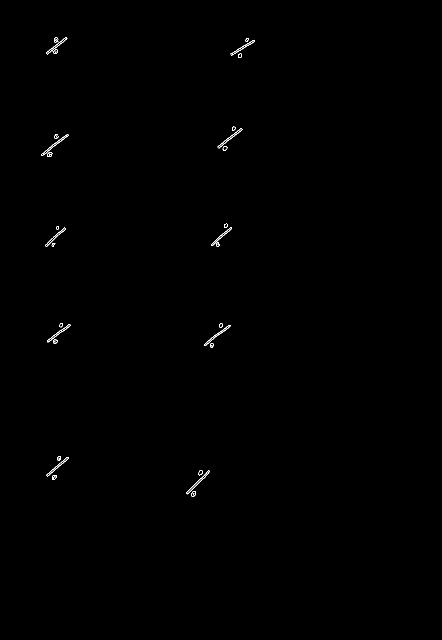
#> input picture OCR/HandwrittenOCR/tests/results/%_edged.png, 883 x 1280 px, given in place of c2.jpeg, which was not available (shown at 1/2 size)
$ jupyter execute --allow-errors BE_Segmentation_ocr.ipynb   (shell and % lines are left out)   (text cells are left out)
#> lines starting #> are read from the running program, lines starting #| are printed output that depends on the picture; after the words box and inside, x2 and y2 are one past the last pixel; in counts of white or black regions, pixels touching at a corner belong together; pictures that were not available may be replaced by others from this repository, and a replacement may not be noted
[cell 1]
import re

[cell 2]
from functools import cmp_to_key

[cell 3]
import os
from os.path import exists, join, basename, splitext

git_repo_url = 'https://github.com/Rajlaxmi2002/CRAFT.git'
project_name = splitext(basename(git_repo_url))[0]
if not exists(project_name):
  # clone and install
  !git clone -q {git_repo_url}
  #!cd {project_name} && pip install -q -r requirements.txt

import sys
sys.path.append(project_name)
import time
import matplotlib
import matplotlib.pylab as plt
plt.rcParams["axes.grid"] = False

[cell 4]
pretrained_model = 'CRAFT/craft_mlt_25k.pth'

[cell 5]
download_dir = "/content/images"

[cell 6]
from google.colab.patches import cv2_imshow
import cv2
import numpy as np

[cell 7]
from transformers import TrOCRProcessor, VisionEncoderDecoderModel
import requests
from PIL import Image

#> (the rest of this cell did not finish here and is left out)

[cell 8]
# [10 lines left out: function compare, not called in this run]

[cell 9]
# [10 lines left out: function compare2, not called in this run]

[cell 10]
def segmentation(image):

  original = image.copy()
  gray = cv2.cvtColor(np.asarray(image), cv2.COLOR_BGR2GRAY)
  thresh = cv2.threshold(gray, 0, 255, cv2.THRESH_BINARY_INV + cv2.THRESH_OTSU)[1]

  horizontal_kernel = cv2.getStructuringElement(cv2.MORPH_RECT, (50,1))
  detected_lines = cv2.morphologyEx(thresh, cv2.MORPH_OPEN, horizontal_kernel, iterations=2)
  cnts = cv2.findContours(detected_lines, cv2.RETR_EXTERNAL, cv2.CHAIN_APPROX_SIMPLE)
  cnts = cnts[0] if len(cnts) == 2 else cnts[1]
  x=np.asarray(image)
  cnts2=cnts


  vertical_kernel = cv2.getStructuringElement(cv2.MORPH_RECT, (1,50))
  detected_lines = cv2.morphologyEx(thresh, cv2.MORPH_OPEN, vertical_kernel, iterations=2)
  cnts = cv2.findContours(detected_lines, cv2.RETR_EXTERNAL, cv2.CHAIN_APPROX_SIMPLE)
  cnts = cnts[0] if len(cnts) == 2 else cnts[1]
  x=np.asarray(image)

  for c in cnts:
      cv2.drawContours(x, [c], -1, (255,255,255), 2)
  for c in cnts2:
      cv2.drawContours(x, [c], -1, (255,255,255), 2)
  new_img=x
  gray = cv2.cvtColor(x, cv2.COLOR_BGR2GRAY)
  thresh = cv2.threshold(gray, 0, 255, cv2.THRESH_BINARY_INV + cv2.THRESH_OTSU)[1]
  # Dilate with horizontal kernel
  kernel = cv2.getStructuringElement(cv2.MORPH_RECT, (20,10))
  dilate = cv2.dilate(thresh, kernel, iterations=3)


  # Find contours and remove non-diagram contours
  cnts = cv2.findContours(dilate, cv2.RETR_EXTERNAL, cv2.CHAIN_APPROX_SIMPLE)
  cnts = cnts[0] if len(cnts) == 2 else cnts[1]
  i=len(cnts)
  images=[]
  nimages=[]
  tem=[]
  for c in cnts:
    x,y,w,h = cv2.boundingRect(c)
    tem.append([x,y,w,h])
  cnts=tem
  cnts=sorted(cnts,key=cmp_to_key(compare2))
  for c in cnts:
      x,y,w,h = c
      area = w*h
      temp = np.asarray(original)[y:y+h, x:x+w]
      if  area > 20000:
          # cv2.drawContours(dilate, [c], -1, (0,0,0), -1)
          temp = np.asarray(original)[y:y+h, x:x+w]
          images.append(temp)
          temp = new_img[y:y+h, x:x+w]
          nimages.append(temp)
  image=original
  return images,nimages

[cell 11]
# [8 lines left out: function ocr, not called in this run]

[cell 12]
# [29 lines left out: function getlines2, not called in this run]

[cell 13]
def images_to_segments(images1):
  download_dir = "/content/images"
  !mkdir -p {download_dir} && rm -rf {download_dir}/*
  page_number=0
  n=len(images1)

  data={}
  images=[]
  for i in range(0,n):
    page=images1[i]
    # print(page_number)
    im,x=segmentation(page)
    seg=1
    for x in im:
      im_path="p"+str(page_number)+"s"+str(seg)
      images.append([page_number,seg,im_path])
      cv2.imwrite("/content/images/"+im_path+".jpg",x)
      seg=seg+1
    data[page_number]={"diagrams":[],"text":[]}
    page_number=page_number+1


  return data,images

[cell 14]
# [99 lines left out: function segment_to_dict, not called in this run]

[cell 15]
im2=cv2.imread("/content/c2.jpeg")
#> im2 is the input picture: shape (1280, 883, 3); 0.2% white in thin lines or dots, all inside (x1, y1, x2, y2) = (82, 75, 510, 994)
im3=cv2.imread("/content/c3.jpeg")
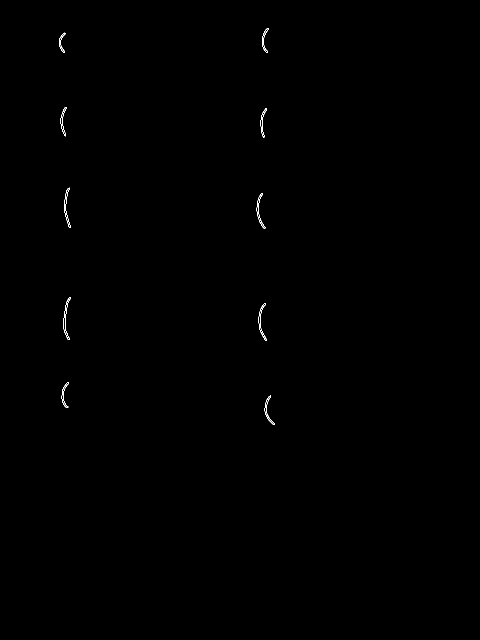
#> input picture OCR/HandwrittenOCR/tests/results/(_edged.png, 960 x 1280 px, given in place of c3.jpeg, which was not available (shown at 1/2 size)
#> im3 is the input picture: shape (1280, 960, 3); 0.12% white in thin lines or dots, all inside (x1, y1, x2, y2) = (118, 56, 549, 850)
im4=cv2.imread("/content/d4.jpeg")
im5=cv2.imread("/content/d5.jpeg")
images1=[im2,im3,im4,im5]
#> (the rest of this cell did not finish here and is left out)

#> in images_to_segments, `n=len(images1)`: n = 4
#> the loop in images_to_segments, `for i in range(0,n):` made 4 passes
#> cnts2 in segmentation on passes 1 to 3: [[[0, 0], [0, 1279], [882, 1279], [882, 0]]], [[[0, 0], [0, 1279], [959, 1279], [959, 0]]], [[[0, 0], [0, 1279], [959, 1279], [959, 0]]]
#> pass 1, in segmentation, `thresh = cv2.threshold(gray, 0, 255, cv2.THRESH_BINARY_INV + cv2.THRES..`:
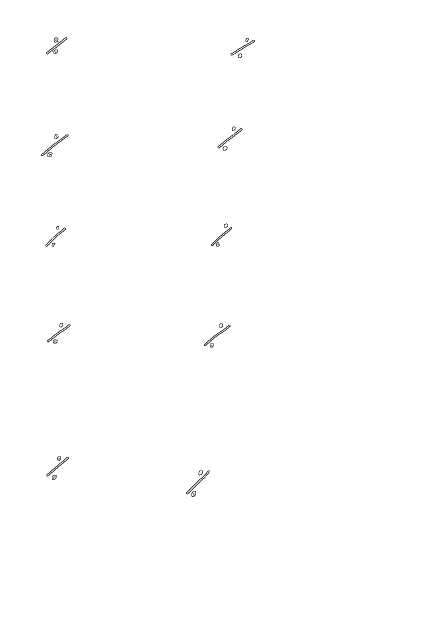
#> thresh: shape (1280, 883) (shown at 1/2 size); 99.8% white; black in thin lines or dots, all inside (x1, y1, x2, y2) = (82, 75, 510, 994)
#> pass 1, in segmentation, `detected_lines = cv2.morphologyEx(thresh, cv2.MORPH_OPEN, horizontal_k..`:
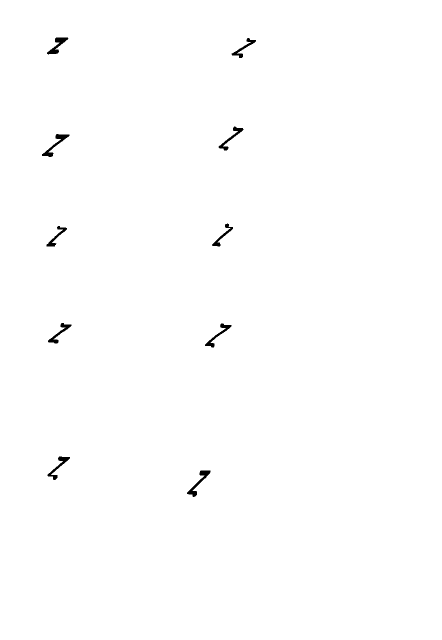
#> detected_lines: shape (1280, 883) (shown at 1/2 size); 99.6% white; 10 black regions, largest, box (x1, y1, x2, y2) and area: (84, 268, 139, 314) 582, (374, 941, 421, 994) 575, (94, 75, 137, 109) 522
#> pass 1, in segmentation, `detected_lines = cv2.morphologyEx(thresh, cv2.MORPH_OPEN, vertical_ker..`:
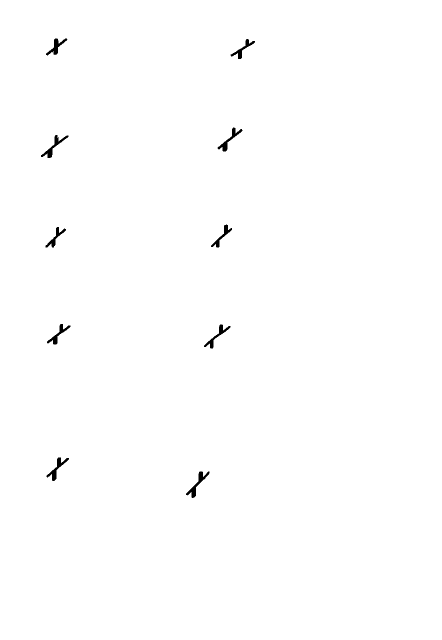
#> detected_lines: shape (1280, 883) (shown at 1/2 size); 99.6% white; 10 black regions, largest, box (x1, y1, x2, y2) and area: (372, 943, 419, 996) 582, (82, 270, 137, 316) 547, (93, 915, 138, 962) 528
#> after the loop in images_to_segments, `for i in range(0,n):`: data = 3 items; images = [[0, 1, 'p0s1'], [1, 1, 'p1s1'], [2, 1, 'p2s1']]; page_number = 3
data,answers=segment_to_dict(data,images)

#> (a cell that did not finish here is left out)

[cell 17]
import langchain
from langchain.llms import CTransformers

#> (a cell that did not finish here is left out)

[cell 19]
from langchain import PromptTemplate, LLMChain

#> (a cell that did not finish here is left out)

[cell 21]
model_answers = [
    "Binary search is an efficient algorithm for finding a target value within a sorted array. It works by repeatedly dividing the search interval in half. If the value of the target element is less than the middle element of the interval, the algorithm narrows the interval to the lower half. If the target value is greater, it narrows it to the upper half. This process continues until the target value is found or the interval is empty. Binary search offers several advantages over other search algorithms, particularly when searching through large sorted datasets: Efficiency: Binary search has a time complexity of O(log n), which means it can quickly find the target element in large datasets. This efficiency is crucial for applications that require fast searching, such as databases and sorting algorithms. Simplicity: The binary search algorithm is relatively simple to implement and understand. It follows a clear and logical process of dividing the search interval in half until the target element is found or the interval is empty. Requires Sorted Data: While requiring the data to be sorted may seem like a limitation, it is also an advantage in certain contexts. If the data is already sorted, binary search can be used directly without the need for additional preprocessing steps. Reduced Number of Comparisons: Binary search reduces the number of comparisons needed to find the target element compared to linear search algorithms. In a dataset with n elements, binary search typically requires log2(n) comparisons, which is much smaller than n in most practical cases. Applicability to Various Data Structures: Although commonly used with arrays, binary search can be adapted to work with other data structures such as trees and graphs, providing a versatile search algorithm for different types of data. Binary search, despite its efficiency and simplicity, has several limitations and disadvantages: Requires Sorted Data: As mentioned earlier, binary search requires the input data to be sorted. If the data is not sorted, binary search cannot be applied directly, and sorting the data adds an additional overhead. Not Suitable for Dynamic Data: Binary search is not suitable for dynamic data structures where elements are frequently inserted or deleted. Maintaining a sorted order in such structures can be challenging and may negate the benefits of binary search. Memory Overhead: While the algorithm itself does not require much additional memory, the need to maintain a sorted array or data structure can lead to increased memory usage, especially for large datasets. Complexity of Implementation for Some Data Structures: While binary search is straightforward to implement for arrays, it can be more complex for other data structures such as trees or graphs. In these cases, additional logic is required to adapt the algorithm to work with the specific data structure. Potential for Bugs: Incorrectly implementing the binary search algorithm can lead to bugs, especially in edge cases or when dealing with boundary conditions. Careful attention is needed to ensure the algorithm behaves correctly in all scenarios. Limited Applicability: Binary search is most effective for searching in sorted arrays or structures where random access is possible. It may not be suitable for all types of data or structures, limiting its applicability in certain scenarios.",
    ".Dynamic programming (DP) is a method for solving complex problems by breaking them down into simpler subproblems. It involves solving each subproblem only once and storing its solution in a table (usually an array or matrix). This approach avoids redundant calculations and leads to more efficient solutions. The key principle of dynamic programming is to solve each subproblem only once and store its solution for future reference. This is known as the principle of optimality, which states that an optimal solution to a problem contains optimal solutions to its subproblems.",
    "There are two main approaches to dynamic programming: Top-down approach (Memoization): In this approach, the problem is solved recursively, but with the addition of a memory mechanism (memoization) to store the results of subproblems. This avoids redundant calculations by checking if a subproblem has already been solved before solving it again. Bottom-up approach (Tabulation): In this approach, the problem is solved iteratively, starting from the simplest subproblems and gradually building up to the larger problem. The results of subproblems are stored in a table, and the final solution is computed based on these results.",
    "Heaps and stacks are both data structures used in computer science, but they serve different purposes and have different advantages. Here are some advantages of a heap over a stack: Dynamic Memory Allocation: Heaps allow for dynamic memory allocation, which means you can allocate memory as needed during program execution. This is useful for storing data structures that need to grow or shrink in size, such as arrays or linked lists. Variable Lifetime: Objects allocated on the heap have a variable lifetime, meaning they can exist beyond the scope of the function that created them. This allows you to create objects that persist even after the function has returned. Efficient Memory Management: Heaps use more sophisticated memory management techniques, such as memory pooling and garbage collection, which can lead to more efficient memory usage compared to stacks. Large Memory Allocation: Heaps can allocate larger amounts of memory than stacks, which are typically limited in size. Flexibility: Heaps offer more flexibility in terms of memory management, allowing you to allocate and deallocate memory in a more dynamic and controlled manner. Overall, the heap is useful for managing memory that needs to be dynamically allocated and deallocated, while the stack is more suitable for managing function call execution and local variable storage."
]

#> (a cell that did not finish here is left out)

[cell 23]
"""Classes -> Block and Text"""

import json

from Enums import LABEL
from Classes.Text import Text


class Block:
    """This class handles the blocks on pictures"""
    id:  int
    object_type: LABEL
    x_min: float
    x_max: float
    y_min: float
    y_max: float
    confidence: float
    Texts: [Text] = []
    Next_Blocks: [int] = []
    Previous_Blocks: [int] = []
    Next_Blocks_Conditionals: {int, str} = {}

    # [53 lines left out: functions __init__, sort_text, to_string, not called in this run]


class Text:
    """This class handles texts"""
    id: int
    x_min: float
    x_max: float
    y_min: float
    y_max: float
    confidence: float
    text: str

    # [13 lines left out: functions __init__, to_string, not called in this run]

[cell 24]
"""Constants"""
# Path to block detection model
block_detection_model = './best(L).pt'

# If any detection have less than this value, it will not be considered
CONFIDENCE_THRESHOLD = 0.4

# Value used to get double detections
DUPLICATE_THRESHOLD = 20

# Value used to limit arrow do-while loop
DO_WHILE_LOOPS = 10

# Value used to set block ID prefix
BLOCK_PREFIX = "Block"

# IMGBB URL
IMGBB_URL = "https://api.imgbb.com/1/upload"

# API key for upload images
IMGBB_API_KEY = "1f8cd84903460565f6153993e1247b14"

# Expiration time for uploaded images (in seconds)
IMGBB_EXPIRATION_TIME = 1800

# Azure OCR stuff
AZURE_OCR_SUBSCRIPTION_KEY = "2f2d917a42de4f9fb4e2fc39570ac927"
AZURE_OCR_ENDPOINT = "https://diagramocr.cognitiveservices.azure.com/"

# Folders
INPUT_FOLDER = r"\User_Files\InputImages"
OUTPUT_FOLDER = r"\User_Files\OutputFiles"

# Suffix to indicate variables
VAR_SUFFIX = "_var"

# Suffix to indicate functions
FUNC_SUFFIX = '_func'

[cell 25]
""" Enums """

from enum import Enum


class LABEL(Enum):
    start_end = 0
    scan = 1
    decision = 2
    print = 3
    process = 4
    arrow_line_up = 5
    arrow_line_down = 6
    arrow_line_right = 7
    arrow_line_left = 8
    pointer = 9


class OCR(Enum):
    AZURE = 1


mermaid_delete_characters: () = (
    '(',
    ')',
    '[',
    ']',
    '>',
    '{',
    '}',
    '/',
    '\\'
)

block_open: {} = {
    'start_end': '([',
    'scan': '[/',
    'decision': '{{',
    'print': '[\\',
    'process': '['
}

block_close: {} = {
    'start_end': '])',
    'scan': '/]',
    'decision': '}}',
    'print': '/]',
    'process': ']'
}

[cell 26]
"""ImgbbUploadFile"""

from PIL.Image import Image
from io import BytesIO
import Constants
import requests
import base64


# [12 lines left out: function upload_image, not called in this run]

[cell 27]
"""Easy OCR"""

import math
import sys
import easyocr
import numpy as np
import Debug
from PIL import Image
from Classes.Text import Text
from Classes.Block import Block


# [73 lines left out: functions get_text, __get_inner_texts, __get_outer_text, __is_text_inner, __get_conditional_arrow, not called in this run]

[cell 28]
"""Azure OCR"""

import Constants
from ImgbbUploadFile import upload_image
from azure.cognitiveservices.vision.computervision import ComputerVisionClient
from azure.cognitiveservices.vision.computervision.models import OperationStatusCodes
from azure.cognitiveservices.vision.computervision.models import VisualFeatureTypes
from msrest.authentication import CognitiveServicesCredentials
from Classes.Block import Block
from Classes.Text import Text
from OCR.EasyOCR import __get_inner_texts as get_inner_texts
from OCR.EasyOCR import __get_outer_text as get_outer_text
from azure.ai.vision.imageanalysis import ImageAnalysisClient
from azure.ai.vision.imageanalysis.models import VisualFeatures
from azure.core.credentials import AzureKeyCredential
from array import array
import os
from PIL import Image
import sys
import time


# [43 lines left out: function AOCR, not called in this run]

[cell 29]
"""OCR"""

import Enums
from OCR import AzureOCR
from PIL import Image
from Classes.Text import Text
from Classes.Block import Block


# [28 lines left out: functions get_text, __fix_whitespaces, not called in this run]

[cell 30]
"""Debug"""

import cv2
import numpy
import time
from Classes.Text import Text
from Classes.Block import Block
from Enums import LABEL
from PIL import Image


# [73 lines left out: functions get_detections, get_ocr, __get_color, not called in this run]

'''remove the hardcoded filepath'''
# [5 lines left out: function print_blocks, not called in this run]
        # print(block.to_string())

[cell 31]
"""Image Correction"""

import numpy as np
from PIL import Image
import cv2


# [12 lines left out: function correct_image, not called in this run]


def __set_grayscale(img):
    return cv2.cvtColor(img, cv2.COLOR_BGR2GRAY)


def __equalization(img):
    return cv2.equalizeHist(img)


def __gaussian_blur(img):
    return cv2.GaussianBlur(img, (5, 5), 1)


def __median_blur(img):
    return cv2.medianBlur(img, 5)


def __opening(img):
    kernel = np.ones((5, 5), np.uint8)
    return cv2.morphologyEx(img, cv2.MORPH_OPEN, kernel)


def __dilate(img):
    kernel = np.ones((5, 5), np.uint8)
    return cv2.dilate(img, kernel, iterations=1)

[cell 32]
"""Block Detection"""

import copy

from PIL import Image

import Enums
from Classes.Block import Block
from Classes.Text import Text
from Enums import LABEL
from ocr import get_text
from Image_Correction import correct_image
import math
import Debug
import torch
import json
import Constants
import time
import os


# [296 lines left out: functions distance_point_to_segment, detect_blocks, __get_blocks, __remove_duplicates, __check_if_same_position, __block_best_confidence and 6 more, not called in this run]


def __remove_arrows(blocks: [Block]) -> [Block]:
    return [x for x in blocks if "arrow" not in x.object_type.name]

[cell 33]
# Functions in this file handles everything related to flowchart object detection
from PIL import Image

import Enums
from BlockDetection import detect_blocks
from Classes.Block import Block
import Debug


def get_detected_image(img: Image) -> Image:
    blocks: [Block] = get_blocks(img)
    return Debug.get_detections(blocks, img)


def get_blocks(img: Image, ocr_system) -> [Block]:
    blocks: [Block] = detect_blocks(img, ocr_system=ocr_system)
    return blocks

[cell 34]
import sys
import FlowchartObjectDetection
import Debug
import Constants
import Enums
import os
from PIL import Image
from Classes.Block import Block
from Enums import OCR


def ObjectDetection():
    print_header()
    dir_list= get_image_list()
    selection= image_selection(dir_list)

    img: Image
    img = Image.open(r"{0}{1}\{2}".format(os.getcwd(), Constants.INPUT_FOLDER, dir_list[selection]))

    blocks = FlowchartObjectDetection.get_blocks(img, ocr_system=OCR(1))
    Debug.print_blocks(blocks)
    print("Press a button to exit")

    s = input()


def print_header() -> None:
    os.system('cls' if os.name == 'nt' else 'clear')
    print("")


def get_image_list():
    dir_list = os.listdir("{0}{1}".format(os.getcwd(), Constants.INPUT_FOLDER))
    if len(dir_list) <= 0:
        print("No images to read")
        print("Press a button to exit")
        s = input()
        sys.exit(0)
    return dir_list


def image_selection(dir_list) -> int:
    flag: bool = False

    while not flag:
        print("Choose your image:")
        for i in range(0, len(dir_list)):
            print("{0} - {1}".format(i, dir_list[i]))
        print("")
        print("{0} - Exit program".format("q"))
        choice = input()
        if choice.isdecimal() and (0 <= int(choice) < len(dir_list)):
            return int(choice)
        elif choice == "q":
            print("Closing program...")
            sys.exit(0)
        else:
            print_header()
            print("Please, choose a valid option")

if __name__ == "__main__":
    ObjectDetection()
